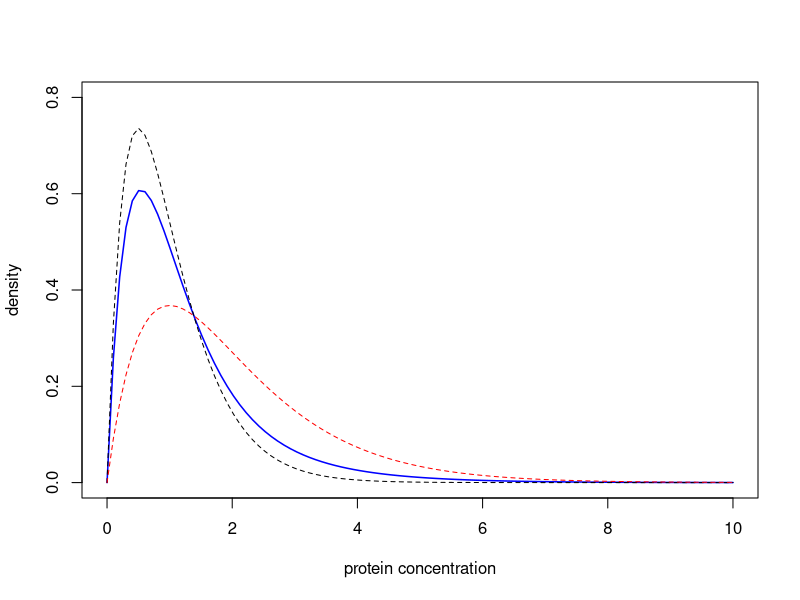
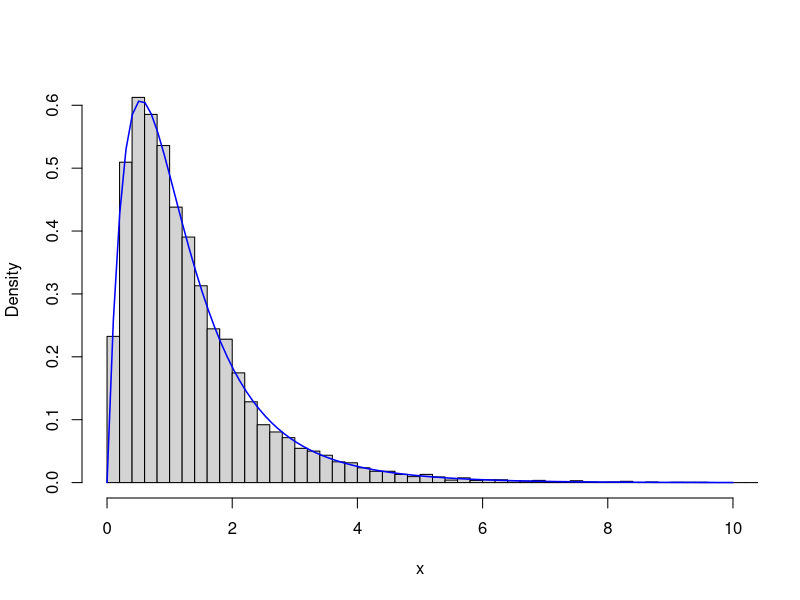

R code for these plots, in order:
## ---- chunk 1
knitr::opts_chunk$set(comment = "#",collapse = TRUE,fig.align = "center")
## ---- chunk 2
x <- seq(0,10,length.out = 100)
plot(x,
     0.7 * dgamma(x,scale = 0.5,shape = 2) +
     0.3 * dgamma(x,scale = 1,shape = 2),
     col = "blue",type = "l",lwd = 1.5,
     xlab = "protein concentration",
     ylab = "density",ylim = c(0,0.8))
lines(x,dgamma(x,scale = 0.5,shape = 2),type = "l",col = "black",
      lwd = 1,lty = "dashed")
lines(x,dgamma(x,scale = 1,shape = 2),type = "l",col = "red",lwd = 1,
      lty = "dashed")
## ---- chunk 3
n <- 10000
x <- rep(0,n)
shape <- c(2,2)
scale <- c(0.5,1)
for (i in 1:n) {
  if (runif(1) < 0.7) 
    z <- 1
  else
    z <- 2
  x[i] <- rgamma(1,scale = scale[z],shape = shape[z])
}
hist(x,breaks = 64,xlim = c(0,10),probability = TRUE,main = "")
xvec <- seq(0,10,length.out = 100)
lines(xvec,
      0.7 * dgamma(xvec,scale = 0.5,shape = 2) +
      0.3 * dgamma(xvec,scale = 1,shape = 2),
      lwd = 1.5,col = "blue")
